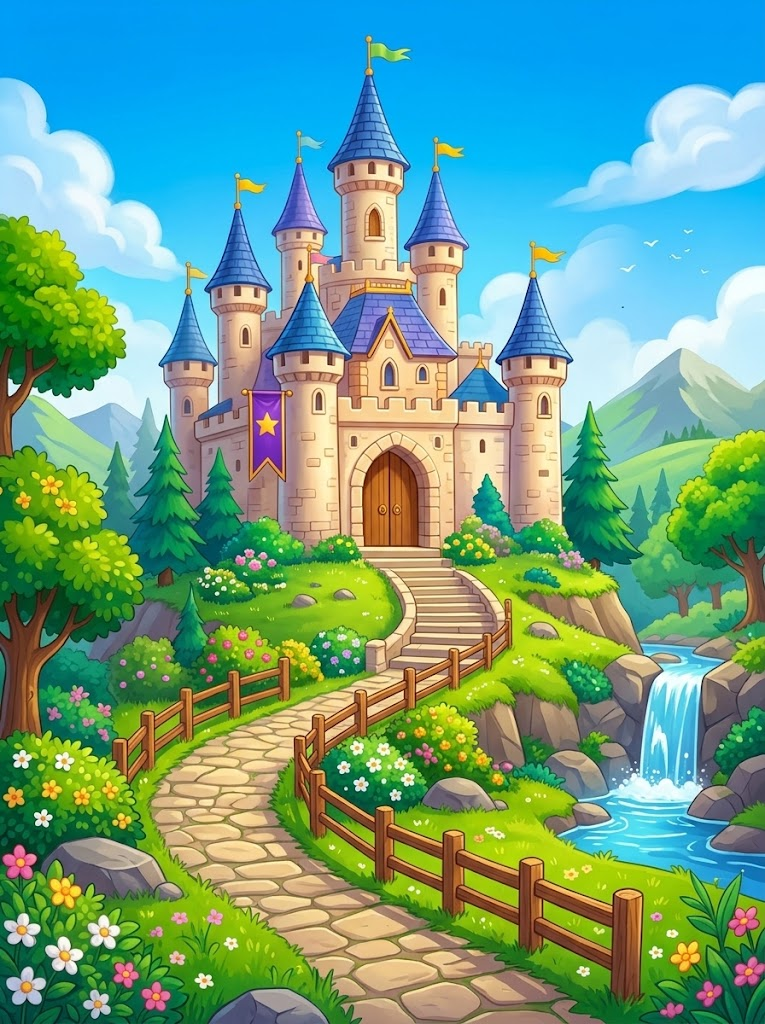
#> input picture art_src/bg_castle.jpg, 765 x 1024 px
$ python -i process_art.py   (imports and definitions only)
#> lines starting #> are read from the running program, lines starting #| are printed output that depends on the picture; after the words box and inside, x2 and y2 are one past the last pixel; in counts of white or black regions, pixels touching at a corner belong together
"""يعيد إنتاج assets/art/*.webp من الصور الأصلية في art_src/.

التشغيل من جذر المشروع:  python3 tools/process_art.py
يلزم: Pillow, numpy, scipy.
- JPG بخلفية بيضا: تُزال الخلفية (تغمر من الحواف) وتُنظَّف الحواف.
- PNG شفاف: يُنظَّف لون الهالة الملوّنة على الحواف.
- الملفات المسبوقة بـ unused_ غير مستخدمة (محفوظة فقط).
"""
import glob, os
import numpy as np
from PIL import Image, ImageFilter
from scipy import ndimage as ndi
ROOT=os.path.dirname(os.path.dirname(os.path.abspath(__file__)))
OUT=os.path.join(ROOT,'assets','art')+os.sep
# [1 line not run here, left out]
def src(n): return glob.glob(os.path.join(ROOT,'art_src',n+'.*'))[0]
def decontaminate(rgb, solid):
    # حواف شفافة تأخذ لون أقرب بكسل صلب: يزيل هالة الخلفية
    core=ndi.binary_erosion(solid,iterations=2)
    if core.sum()==0: core=solid
    idx=ndi.distance_transform_edt(~core,return_distances=False,return_indices=True)
    out=rgb.copy()
    out[~core]=rgb[idx[0][~core],idx[1][~core]]
    return out

def cutout_white(path, tol=24):
#> called with path = '../art_src/bg_castle.jpg', tol = 24
    im=Image.open(path).convert('RGB'); a=np.array(im).astype(int)
#> in cutout_white, im is the input picture: PIL image 765x1024 RGB; mean R, G, B 108.8, 161.1, 136.6
    near=(a.min(axis=2)>=255-tol)
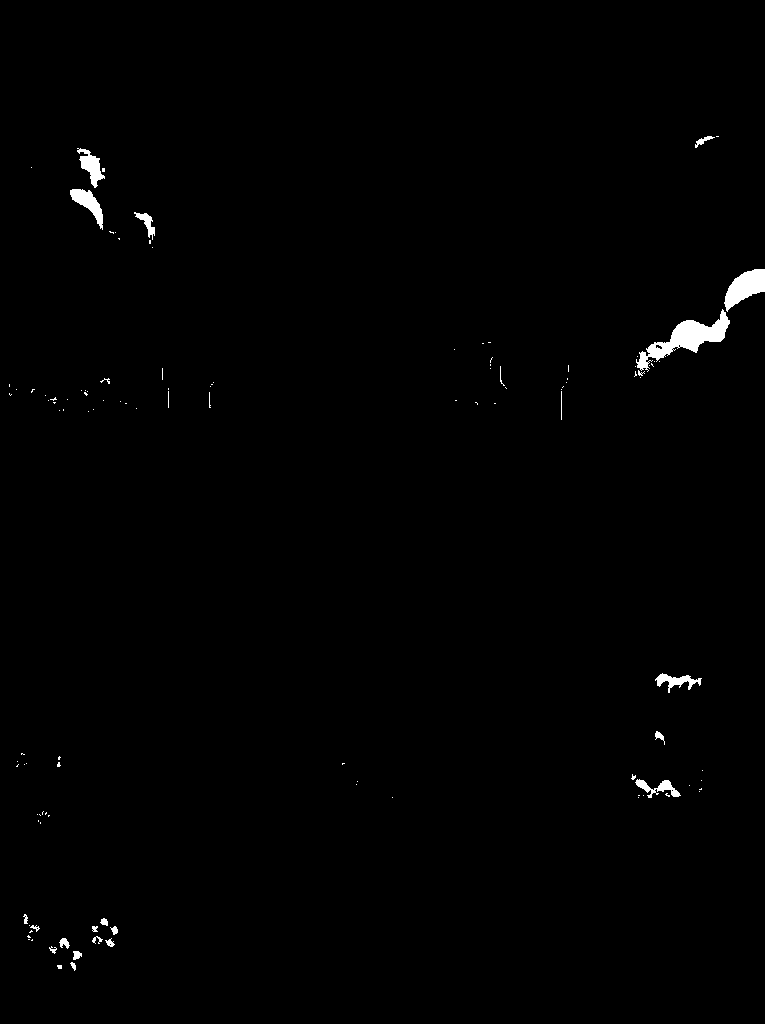
#> near: shape (1024, 765) bool; 0.73% white; 117 white regions (93 under 20 px), largest, box (x1, y1, x2, y2) and area: (636, 309, 730, 372) 1792, (724, 269, 765, 312) 972, (70, 189, 103, 230) 538
    lab,n=ndi.label(near)
#> lab: shape (1024, 765) int32; 168 distinct labels, from 0 to 167
#> n = 167
    border=set(np.unique(np.concatenate([lab[0],lab[-1],lab[:,0],lab[:,-1]])))-{0}
#> border = 1 item
    bg=np.isin(lab,list(border))
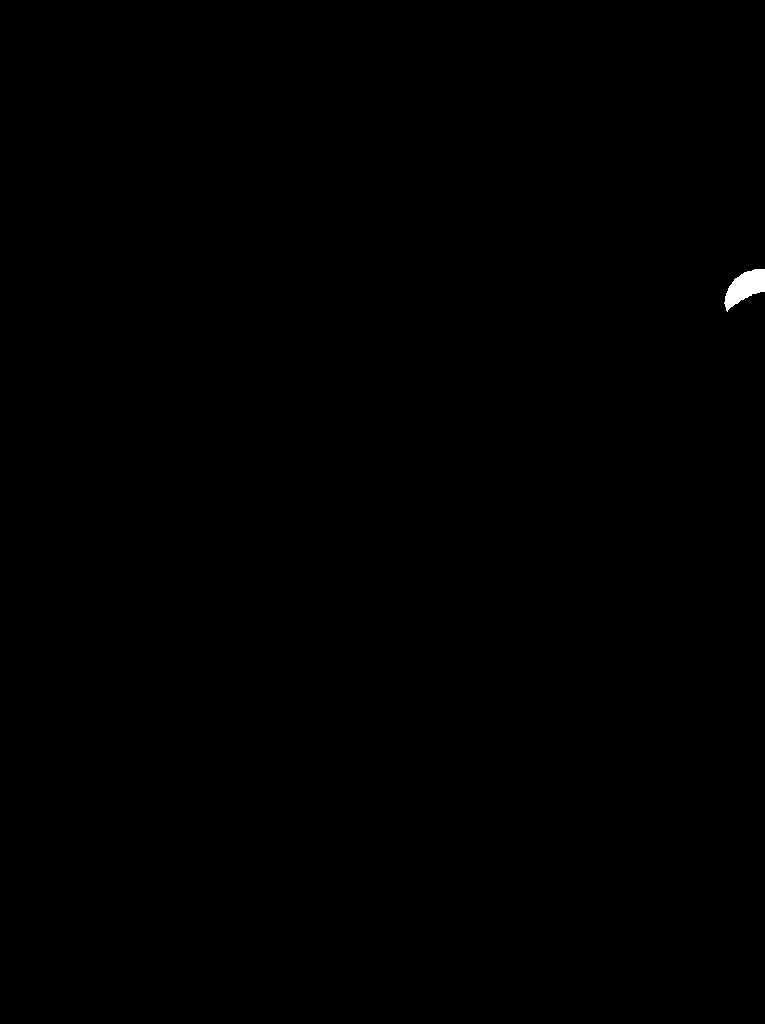
#> bg: shape (1024, 765) bool; 0.12% white; 1 white region, box (x1, y1, x2, y2) and area: (724, 269, 765, 312) 972
    fg=~bg
    fg=ndi.binary_opening(fg,iterations=1) | ndi.binary_erosion(fg,iterations=1)
#> fg: shape (1024, 765) bool; 99.9% white; 5 black regions (4 under 20 px), largest, box (x1, y1, x2, y2) and area: (724, 268, 765, 312) 975
    fg=ndi.binary_fill_holes(fg) if False else fg
    # إزالة جزر صغيرة جدًا من الضجيج
    lab2,n2=ndi.label(fg)
#> n2 = 1
    if n2>1:
        sizes=ndi.sum(fg,lab2,range(1,n2+1))
        keep=[i+1 for i,s in enumerate(sizes) if s>=max(40,0.0005*fg.size)]
        fg=np.isin(lab2,keep)
    solid=ndi.binary_erosion(fg,iterations=1)
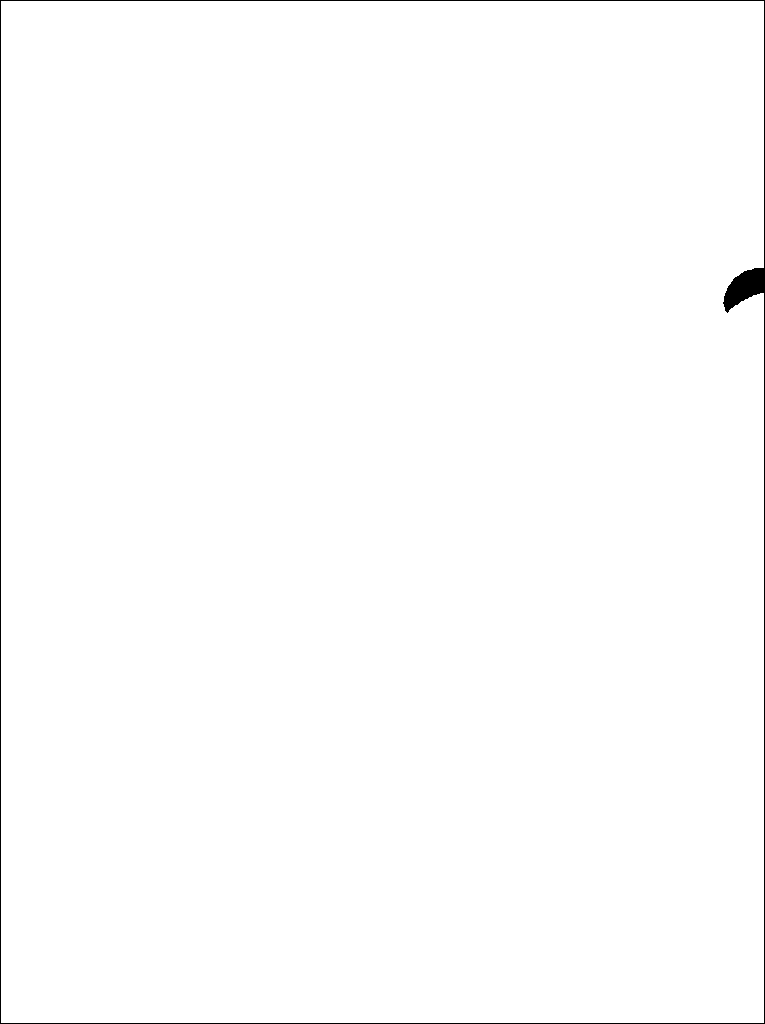
#> solid: shape (1024, 765) bool; 99.4% white; 1 black region, box (x1, y1, x2, y2) and area: (0, 0, 765, 1024) 4625
    rgb=decontaminate(np.array(im),solid)
#> in decontaminate, `core=ndi.binary_erosion(solid,iterations=2)`:
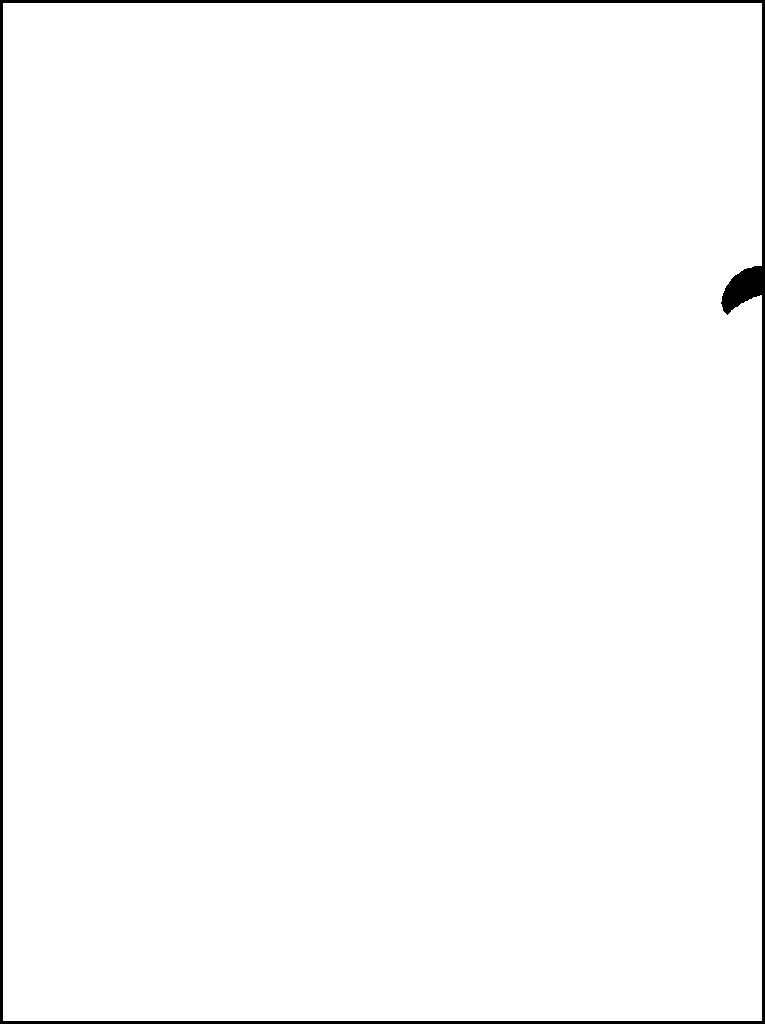
#> core: shape (1024, 765) bool; 98.5% white; 1 black region, box (x1, y1, x2, y2) and area: (0, 0, 765, 1024) 11899
#> in decontaminate, `out[~core]=rgb[idx[0][~core],idx[1][~core]]`:
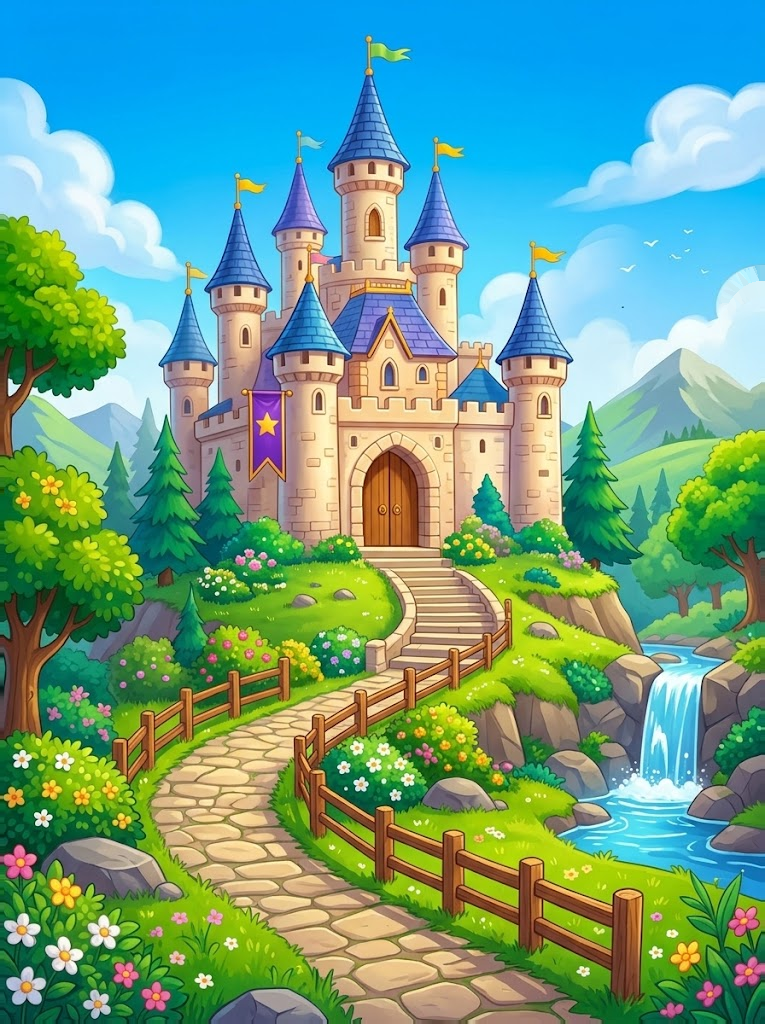
#> out: shape (1024, 765, 3); 1.21% of pixels changed, all inside (x1, y1, x2, y2) = (0, 0, 765, 1024)
    alpha=Image.fromarray((fg*255).astype('uint8')).filter(ImageFilter.GaussianBlur(1.0))
    al=np.array(alpha).astype(float)
    al=np.clip((al-70)*255/(200-70),0,255).astype('uint8')
    out=np.dstack([rgb,al]).astype('uint8')
#> out: shape (1024, 765, 4)
    return Image.fromarray(out,'RGBA')

def clean_png(path):
    im=Image.open(path).convert('RGBA'); a=np.array(im)
    al=a[:,:,3]; solid=al>=250
    rgb=decontaminate(a[:,:,:3],solid)
    al=np.where(al<40,0,al).astype('uint8')
    # أي جزر معزولة صغيرة (غبار) تُزال
    m=al>0; lab,n=ndi.label(ndi.binary_dilation(m,iterations=3))
    if n>1:
        sizes=ndi.sum(m,lab,range(1,n+1)); keep=1+int(np.argmax(sizes))
        al[lab!=keep]=0
    return Image.fromarray(np.dstack([rgb,al]).astype('uint8'),'RGBA')

def save(im,name,maxdim,q=86,crop=True):
    if crop and im.mode=='RGBA':
        bb=im.getbbox(); im=im.crop(bb)
    s=min(1,maxdim/max(im.size))
    if s<1: im=im.resize((round(im.width*s),round(im.height*s)),Image.LANCZOS)
    p=OUT+name+'.webp'; im.save(p,'WEBP',quality=q,method=6);
    print(f'{name:16s}{im.size} {os.path.getsize(p)//1024}KB')

# شخصيات
# [12 lines not run here, left out]
# [1 line that did not run here, left out]
# [1 line not run here, left out]
# [1 line that did not run here, left out]
# [1 line that did not run here, left out]
# [1 line that did not run here, left out]
# بوابة وميدالية
save(cutout_white(src('gate')),'gate',420)
save(cutout_white(src('medal')),'medal',420)
# خلفيات
for n,f in [('bg_sky','bg_sky'),('bg_river','bg_river'),('bg_forest','bg_forest'),('bg_house','bg_house'),('bg_castle','bg_castle'),('bg_path','bg_path')]:
    im=Image.open(src(f)).convert('RGB'); p=OUT+n+'.webp'; im.save(p,'WEBP',quality=74,method=6); print(n,im.size,os.path.getsize(p)//1024,'KB')
# ورقة الطبيعة
# [1 line that did not run here, left out]
# [1 line that did not run here, left out]
items=[]
# [3 lines not run here, left out]
top=sorted([t for t in items if t[0]<250],key=lambda t:t[1]); bot=sorted([t for t in items if t[0]>=250],key=lambda t:t[1])
names=['tree1','tree2','tree3','tree4','bush','flowers1','flowers2','rock','signpost']
# [16 lines not run here, left out]

>>> result = cutout_white('../art_src/bg_castle.jpg')

$ run again, on art_src/ic_done.png
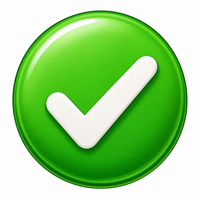
#> input picture art_src/ic_done.png, 200 x 200 px
#> in cutout_white, im is the input picture: PIL image 200x200 RGB; mean R, G, B 152.7, 212.4, 133.2
#> near: shape (200, 200) bool; 46.6% white; 3 white regions, box (x1, y1, x2, y2) and area: (0, 0, 200, 200) 15201, (47, 56, 156, 146) 3192, (47, 19, 96, 45) 228
#> in cutout_white, `lab,n=ndi.label(near)`:
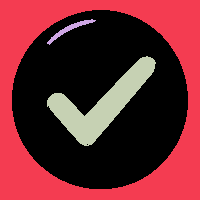
#> lab: shape (200, 200) int32; 4 distinct labels, from 0 to 3; one colour per label, 0 black
#> n = 3
#> border = 1 item
#> bg: shape (200, 200) bool; 38% white; 1 white region, box (x1, y1, x2, y2) and area: (0, 0, 200, 200) 15201
#> n2 = 1
#> solid: shape (200, 200) bool; 60.7% white; 1 black region, box (x1, y1, x2, y2) and area: (0, 0, 200, 200) 15702
#> core: shape (200, 200) bool; 58.3% white; 1 black region, box (x1, y1, x2, y2) and area: (0, 0, 200, 200) 16692
#> in cutout_white, `out=np.dstack([rgb,al]).astype('uint8')`:
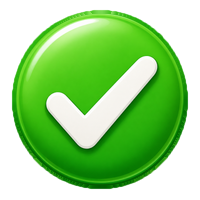
#> out: shape (200, 200, 4); mean R, G, B, A 70.6, 177.7, 41, 157.7; transparent parts drawn white
